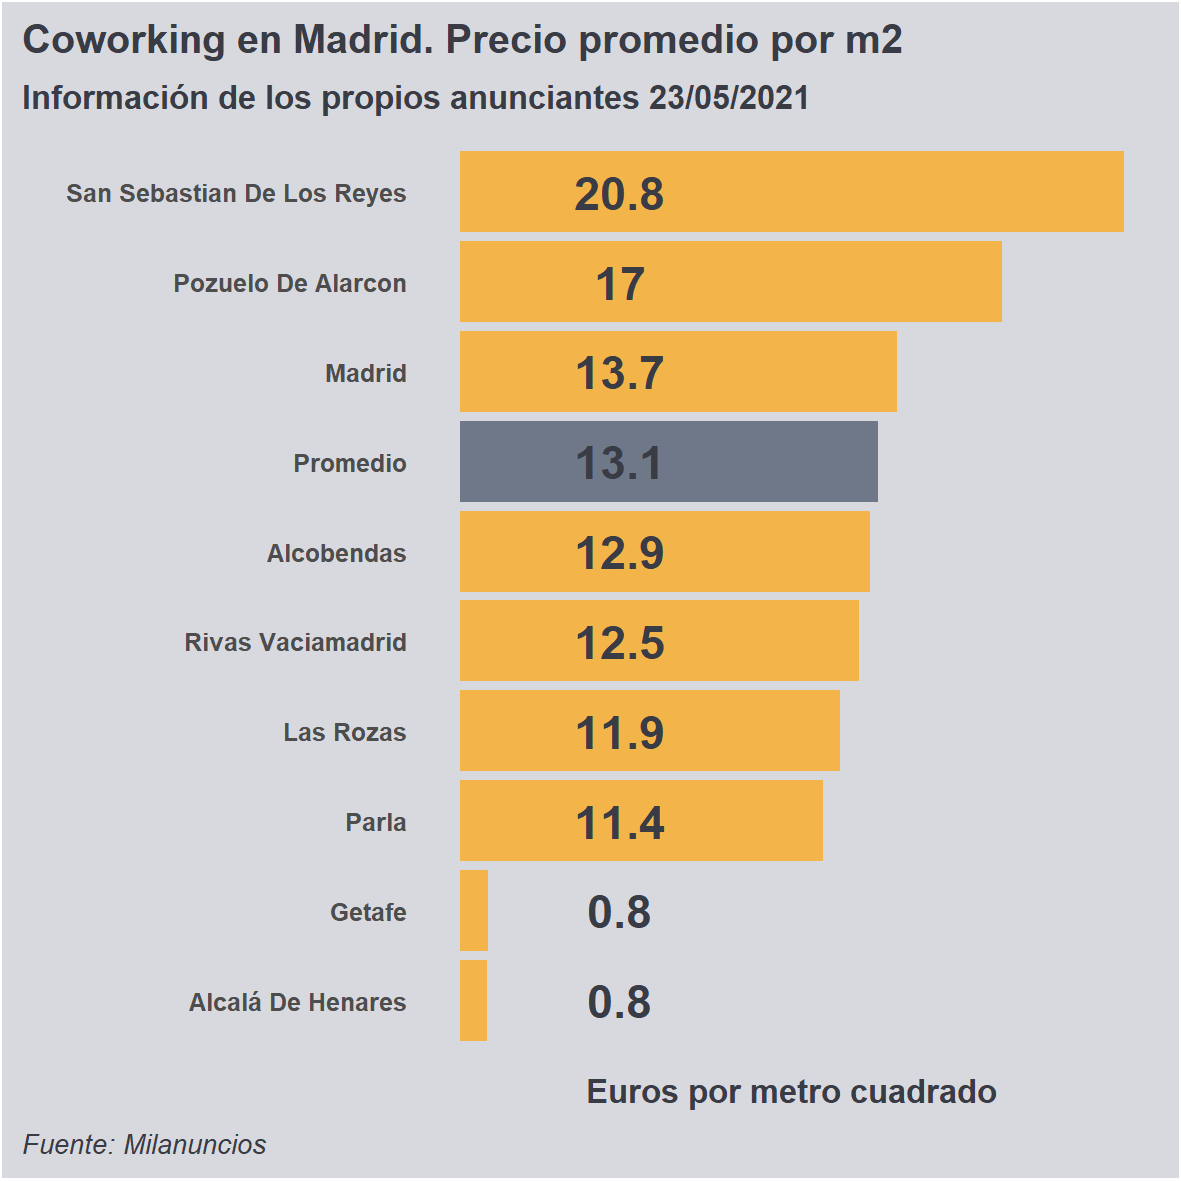

Here is the R script that generated this plot:
# Librerías   
library(rvest)
library(tidyverse)
library(ggrepel)

# Cargar datos
datoSemanal <- readRDS("datoSemanal.Rds")
# Funciones
nombrePropio <- function(x){
  separador <- c(unlist(strsplit(x,"\\s")))
  for(l in 1:length(separador)){
    substr(separador[l], 1, 1) <- toupper(substr(separador[l], 1, 1))
    separador[l]
  }
  nombreAqui <- paste(separador,collapse=" ")
}

# Crear el vector con los nombres de las páginas
# Número 1
# https://www.milanuncios.com/alquiler-de-oficinas-en-madrid/coworking.htm?demanda=n
# subsiguientes hasta el 5
# https://www.milanuncios.com/alquiler-de-oficinas-en-madrid/coworking.htm?demanda=n&pagina=2
paginaPrimera <- "https://www.milanuncios.com/alquiler-de-oficinas-en-madrid/coworking.htm?demanda=n"
arrancador <- read_html(paginaPrimera)
tengoBody <- html_nodes(arrancador,".adlist-paginator-pages")
tengoPaginas <- html_text(tengoBody)
tengoPaginas <- gsub("\\\t\\\t","",tengoPaginas)
tengoPaginas <- gsub("\\\n","",tengoPaginas)
tengoPaginas <- gsub("[[:alpha:]]","",tengoPaginas)
tengoPaginas <- trimws(unlist(strsplit(tengoPaginas,"\\\t")))
tengoPaginas <- as.numeric(max(tengoPaginas))
paginaSubsiguiente <- c(paste0("https://www.milanuncios.com/alquiler-de-oficinas-en-madrid/coworking.htm?demanda=n&pagina=",seq(2:tengoPaginas)))
todasLasPaginas <- c(paginaPrimera,paginaSubsiguiente)
diaDeHoy <- Sys.Date()
diaDeHoy <- as.character.Date(format(diaDeHoy,"%d/%m/%Y"))

# Cargar la información de las páginas web
coworkingInfo <- list()
for(p in 1:length(todasLasPaginas)){
  leida <- read_html(todasLasPaginas[p]) 
  coworkingInfo[[paste0("element", p)]] <- leida
}

# Reproducibilidad
# save(coworkingInfo, file="coworkingInfo2.RData")
# load("coworkingInfo2.RData")

# Procesar la información
granTotal <- NULL
for(k in 1:length(coworkingInfo)){ 
  todo <- html_nodes(coworkingInfo[[paste0("element",k)]],".aditem-detail-image-container")
  todoPrecio <- NULL
  todoTitulo <- NULL
  todoRegion <- NULL
  todoPonderado <- NULL
  for(i in 1:length(todo)){
    tryCatch({ 
      extractorTitulo <- html_node(todo[[i]],".aditem-detail-title")
      intermedioTitulo <- html_text(extractorTitulo)
      todoTitulo <- c(todoTitulo,intermedioTitulo)
      
      extractorRegion <- html_node(todo[[i]],".list-location-region")
      intermedioRegion <- html_text(extractorRegion)
      todoRegion <- c(todoRegion,intermedioRegion)
      
      extractorPrecio <- html_node(todo[[i]],".aditem-price")
      intermedioPrecio <- html_text(extractorPrecio)
      todoPrecio <- c(todoPrecio,intermedioPrecio)
      
      extractorPonderado <- html_node(todo[[i]],".tag-mobile")
      intermedioPonderado <- html_text(extractorPonderado)
      todoPonderado <- c(todoPonderado,intermedioPonderado)
      
      todoPagina <- data.frame(todoTitulo,todoRegion,todoPrecio,todoPonderado)
     
    }, error = function(e) NA)  
  }
  granTotal <- rbind(granTotal,todoPagina)
}

# Arreglo de los textos
granTotal$todoRegion <- sapply(granTotal$todoRegion,nombrePropio)
granTotal$todoPrecio <- gsub("\\.","",granTotal$todoPrecio)
granTotal$todoPrecio <- gsub("€","",granTotal$todoPrecio)
granTotal$todoPrecio <- as.numeric(as.character(granTotal$todoPrecio))
granTotal$todoPonderado <- gsub("m2","",granTotal$todoPonderado)
granTotal$todoPonderado <- as.numeric(as.character(granTotal$todoPonderado))

# Graficar
## 1. Precio promedio total por metro cuadrado: sólo el número
granTotal$promedioM2 <- (granTotal$todoPrecio/granTotal$todoPonderado)
granTotal <- granTotal %>% 
  dplyr::filter(promedioM2 >=8)
promedioTotal <- mean(granTotal$promedioM2,na.rm = TRUE)

## 2. Precio promedio por zona anunciada por metro cuadrado: gráfico de barras 

totalPorZona <- granTotal %>% 
  dplyr::select(-1) %>% 
  mutate(promedioM2=todoPrecio/todoPonderado) %>% 
  group_by(todoRegion) %>% 
  dplyr::select(todoRegion,promedioM2) %>%   
  summarise(PromedioM2 = mean(round(promedioM2,2),na.rm=TRUE)) %>% 
  dplyr::filter(!is.nan(PromedioM2)) %>% 
  add_row(todoRegion = "Promedio", PromedioM2=promedioTotal) %>% 
  mutate(tipo=ifelse(todoRegion=="Promedio","A","B")) 

graphBar <-   ggplot(totalPorZona,aes(x=reorder(todoRegion, PromedioM2),y=PromedioM2, fill=tipo,label=round(PromedioM2,1))) +
  geom_col() +
  geom_text(aes(y=5), fontface="bold", color="#393b45") +
  scale_fill_manual(values=c("A"="#6e7889","B"="#f3b54a"))+
  labs(title="Coworking en Madrid. Precio promedio por m2",
       subtitle = paste0("Información de los propios anunciantes ",diaDeHoy),
       y = "Euros por metro cuadrado",
       x = "",
       caption = "Fuente: Milanuncios"
       )+
  coord_flip()+
  theme(
    plot.caption = element_text(hjust = 0, face= "italic", color="#393b45"), #Default is hjust=1
    plot.title.position = "plot", #NEW parameter. Apply for subtitle too.
    plot.caption.position =  "plot",
    title = element_text(size = 8),
    text = element_text(color="#393b45", face="bold"),
    axis.text.y = element_text(size = 6),
    axis.text.x = element_blank(),
    axis.ticks = element_blank(),
    legend.position = "none",
    plot.background = element_rect(fill="#d8d9de"),
    panel.background = element_rect(fill="#d8d9de"),
    panel.grid = element_line(color="#d8d9de")
  )
ggsave("coworking.png", graphBar, height = 10, width = 10, units = "cm")

  
tablaSintesis <- totalPorZona[c("todoRegion", "PromedioM2")]  
colnames(tablaSintesis)[2] <- diaDeHoy
datoSemanal <- full_join(datoSemanal,tablaSintesis,by="todoRegion") 
saveRDS(datoSemanal, file = "datoSemanal.Rds")



## 3.Trend
### 3.1. Cread Data Frame
trend <- datoSemanal %>% 
  pivot_longer(cols = 2:ncol(datoSemanal),
               names_to = "Fecha", 
               values_to = "Precio") %>% 
  mutate(Fecha=as.Date(Fecha, format = "%d/%m/%Y"),
         esPromedio=ifelse(todoRegion=="Promedio","A","B"),
         Texto = paste0(todoRegion,", € ",round(Precio,1)),
         Texto = gsub("\\.",",",Texto))
trend$Texto <- sapply(trend$Texto,nombrePropio)

### 3.2. Asignar colores: https://statisticsglobe.com/r-assign-fixed-colors-to-categorical-variables-in-ggplot2-plot
colores <- c("#6e7889", "#f3b54a")
names(colores) <- levels(factor(c(levels(trend$esPromedio)))) 

### 3.3. El gráfico
trendGraph <- ggplot(trend,aes(x=Fecha,y=Precio,group=todoRegion, color=factor(esPromedio)))+
  geom_line(data=trend[!is.na(trend$Precio),],size=1.5) + 
  geom_text_repel(data = subset(trend, Fecha == max(Fecha)),
            aes(label = Texto, color="blue"), direction = "y", hjust = "left")+
  xlim(min(trend$Fecha),max(trend$Fecha)+7)+
  labs(title = "Madrid: Evolución del precio de espacios coworking",
       subtitle = paste0("Información de los propios anunciantes ",diaDeHoy),
       y = "Euros por metro cuadrado",
       caption = "Fuente: Milanuncios y cálculos propios")+
  scale_color_manual(name = trend$esPromedio, values = c(colores,"#393b45"))+
  theme(axis.title.x = element_blank(),
        legend.position = "none",
        plot.background = element_rect(fill="#d8d9de"),
        panel.background = element_rect(fill="#d8d9de"),
        panel.grid.major.x  = element_line(color="#d8d9de"),
        panel.grid.minor.x  = element_line(color="#d8d9de"),
        panel.grid.minor.y  = element_line(color="#d8d9de"),
        text = element_text(color = "#393b45")
        )
 ggsave("lineasCoworking.png",trendGraph, width = 10, height = 5, units = "in", device = "png") 
 
